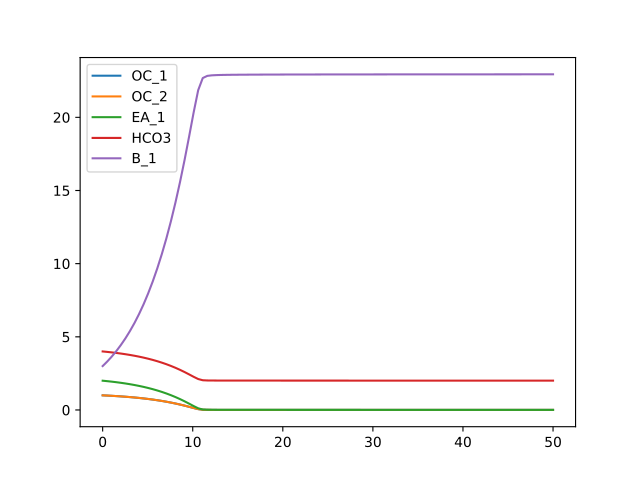

Source code (Python):
# +
# To do:
# - check corner cases for empty Influx dict in the plot
# - check the corner case for no flux from a node in the matplotlib_plot
# +
# adjust the output to full width
#from IPython.display import HTML
#display(HTML("<style>.container { width:100% !important; }</style>"))

# make changes to imported files immidiately available 
# avoiding the need to reload (in most cases)
# #%load_ext autoreload
# #%autoreload 2

# +
from pathlib import Path
from sympy import var, Symbol, Function, Tuple, lambdify, exp, Abs, Matrix, diff
#from ComputabilityGraphs.CMTVS import CMTVS
#from ComputabilityGraphs.helpers import module_computers
##from bgc_md2.helper import module_computers
from bgc_md2.resolve.mvars import (
#    InFluxesBySymbol,
#    OutFluxesBySymbol,
#    InternalFluxesBySymbol,
    TimeSymbol,
#    StateVariableTuple,
)
#from importlib import import_module
from scipy.integrate import solve_ivp
import matplotlib.pyplot as plt
import numpy as np
# the substrates
# in our example only C (OC_1 =OC_C)
i_s=[1,2]

# assume different electron acceptors e.g. oxygen O
js=[1]

# assume different functional groups of micro organisms
# They each have given stochiometric ratios between the elements
# [C    H   N    O    P    S]
# [a    b   c    d    e    f] with charge z
# In our examples from the paper we have  
# [a=1, b=1.8, c=0.2,  d=0.5, e=0 f=0, z=0
ks=[1]

# for every pair of Substrate and Electron acceptor we have one reaction that involves different chemical species
# e.g. for 
# 1*C  +2*O-  >1* CO_2 we would have 3 species 
# sp1=C,  sp2=O,  sp3=CO_2  with coefficient 
# y1=-1, y2=-2, y3=1 
# We group them into coefficant for reactants (negative) and products (positive) 
# since this decides if they are related to influxes or outfluxes of the pools 
sym_dict={
    **{
        f"OC_{i}": f"mass of substrate {i}"
        for i in i_s
    }
    ,
    **{
        f"EA_{j}": f"mass of electron acceptor {j}"
        for j in js
    }
    ,
    **{
        f"B_{k}": f"mass of functional group {k}"
        for k in ks
    }
    ,
    **{
        f"HCO3": f"mass of in HCO3"
    }
    ,
    **{
        f"mu_{i}_{j}_{k}":
        f"growth rate of functional group B{k} due to reaction combining  OC_{i} and EA_{j}"
        for i in i_s
        for j in js
        for k in ks
    }
    ,
    **{
        f"y_OC_{i}_{j}":
        f"stocheometric vector component for element for reaction combining OC_{i} and EA_{j}"
        for i in i_s
        for j in js
    }
    ,
    **{
        f"y_EA_{i}_{j}":
        f"stocheometric vector for element for reaction combining {i} and {j}"
        for i in i_s
        for j in js
    }
    ,
    **{
        f"y_HCO3_{i}_{j}":
        f"stocheometric vector for element rjction combining {i} and {j}"
        for i in i_s
        for j in js
    }

}
# Make symbols from  the strings that we can later use in expressions  
# B_1, B_2,...
for k in sym_dict.keys():
    code=k+" = Symbol('{0}')".format(k)
    exec(code)
# Note:
# The use of exec to execute python code strings seems a bit funny 
# The normal way woud be: 
# B_1 = Symbol("B_1")
# B_2 = Symbol("B_2")
# ...
# we do it this way, because we want the dictionary for documentation later...

## We will also use some symbolic functions ("symbols" with an argument) 
#sym_func_dict={
#}
#for k in sym_func_dict.keys():
#    code=k+" = Function('{0}')".format(k)
#    exec(code)
## Note:
## Again we want the dictionary for later

t=TimeSymbol("t")
state_var_tuple=Tuple(
    *[ 
        Symbol(f"OC_{i}")
        for i in i_s
    ]
    +
    [
        Symbol(f"EA_{j}")
        for j in js
    ] 
    +
    [ 
        Symbol("HCO3")
    ]
    +
    [
        Symbol(f"B_{k}")
        for k in ks
    ]
)    
#rhs_sym=Tuple((Symbol(
#state_var_tuple=Tuple(x,y)
#rhs_sym=Tuple(x,p*y)
#y0=(1,1)
rhs_sym=Tuple(
    *(
        [
            sum(
                [
                    (
                        Symbol(f"y_OC_{i}_{j}")
                        *Symbol(f"mu_{i}_{j}_{k}")
                        * Symbol(f"B_{k}")
                    )
                    for j in js
                    for k in ks
                ]
            )
            for i in i_s
        ]
        +
        [
            sum(
                [
                    (
                        Symbol(f"y_EA_{i}_{j}")
                        * Symbol(f"mu_{i}_{j}_{k}")
                        * Symbol(f"B_{k}")
                    )
                    for i in i_s
                    for k in ks
                ]
            )
            for j in js
        ]
        +
        [
            sum(
                [
                    (
                        Symbol(f"y_HCO3_{i}_{j}")
                        *Symbol(f"mu_{i}_{j}_{k}")
                        * Symbol(f"B_{k}")
                    )
                    for j in js
                    for i in i_s
                    for k in ks
                ]
            )
        ]
        +
        [
            sum(
                [
                    (
                        Symbol(f"mu_{i}_{j}_{k}")
                        * Symbol(f"B_{k}")
                    )
                    for j in js
                    for i in i_s
                ]
            )
            for k in ks
        ]
    )
)

start_value_dict={
    **{
        Symbol(f"OC_{i}"): 1.0
        for i in i_s
    }
    ,
    **{
        Symbol(f"EA_{j}"): 2.0
        for j in js
    }
    ,
    Symbol("HCO3"): 4
    ,
    **{
        Symbol(f"B_{k}"): 3.0
        for k in ks
    }
}
y0=state_var_tuple.subs(start_value_dict)
par_dict = {
    **{
        Symbol(f"mu_{i}_{j}_{k}"): 0.1 
        for i in i_s
        for j in js
        for k in ks
    }
    ,
    **{
        Symbol(f"y_OC_{i}_{j}"): 0.1
        for i in i_s
        for j in js
    }
    ,
    **{
        Symbol(f"y_EA_{i}_{j}"): 0.1
        for i in i_s
        for j in js
    }
    ,
    **{
        Symbol(f"y_HCO3_{i}_{j}"): 0.1
        for i in i_s
        for j in js
    }
}        

solve_ivp(
    fun=lambdify((t,state_var_tuple),rhs_sym.subs(par_dict),"numpy"),
    t_span=(0,5),
    y0=y0,
)
# until now we treated the mu's as parameters 
# now we use eq 6 and 7 to replace them
subs_dict_2 = {
    **{
        Symbol(f"mu_{i}_{j}_{k}"): 
        (
            Symbol(f"mu_max_{i}_{j}_{k}")
            *
            exp(
                -Abs(Symbol(f"y_OC_{i}_{j}"))
                /
                (
                    Symbol(f"V_h")
                    *Symbol(f"OC_{i}")
                )
            )
            *
            exp(
                -Abs(Symbol(f"y_EA_{i}_{j}"))
                /
                (
                    Symbol(f"V_h")
                    *Symbol(f"EA_{j}")
                )
            )
        )
        for i in i_s
        for j in js
        for k in ks
    }
}
rhs_sym_2=rhs_sym.subs(subs_dict_2)
# instead of the mus we now have mu_max_{i}_{j}_{k} and Vh
par_dict_2 = {
    Symbol("V_h"):5 # fake value
    ,
    **{
        Symbol(f"mu_max_{i}_{j}_{k}"): 0.1 # fake value
        for i in i_s
        for j in js
        for k in ks
    }
    ,
    **{
        Symbol(f"y_OC_{i}_{j}"): -0.1 # fake value, negative because it is a reactant
        for i in i_s
        for j in js
    }
    ,
    **{
        Symbol(f"y_EA_{i}_{j}"): -0.1 # fake value, negative because it is a reactant
        for i in i_s
        for j in js
    }
    ,
    **{
        Symbol(f"y_HCO3_{i}_{j}"): -0.1 ## fake value
        for i in i_s
        for j in js
    }
}        
sol2=solve_ivp(
    fun=lambdify((t,state_var_tuple),rhs_sym_2.subs(par_dict_2),"numpy"),
    t_span=(0,50),
    y0=y0,
    dense_output=True
).sol
# -

plot_times=np.linspace(sol2.t_min,sol2.t_max,100)
fig=plt.figure()
ax=fig.add_subplot()
values=sol2(plot_times)
for i in range(values.shape[0]):
    ax.plot(
        plot_times,
        values[i,:],
        label=str(state_var_tuple[i])
    ) 
ax.legend()
fig.savefig(f"{Path(__file__).stem}.pdf")
